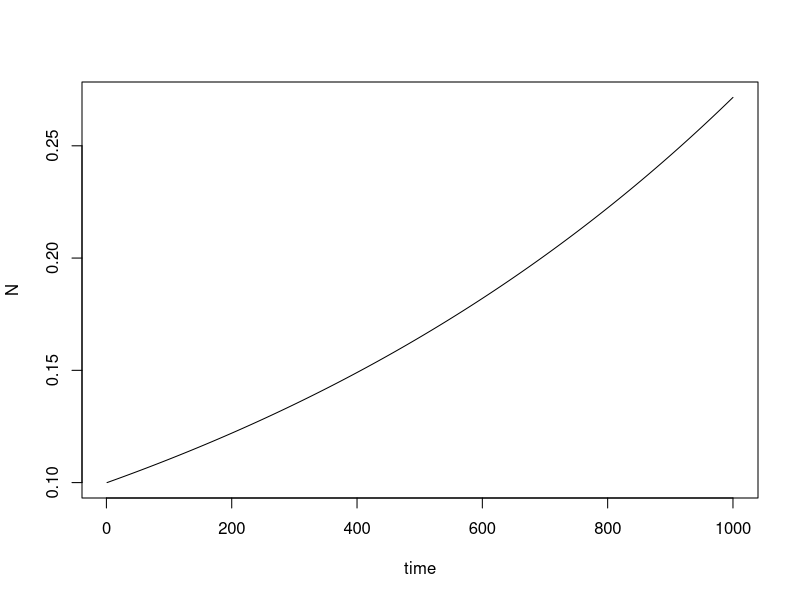
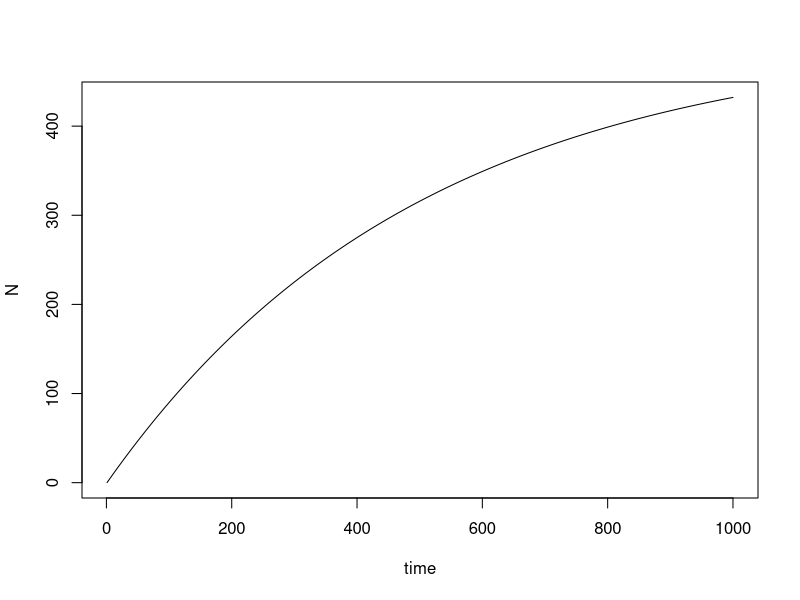
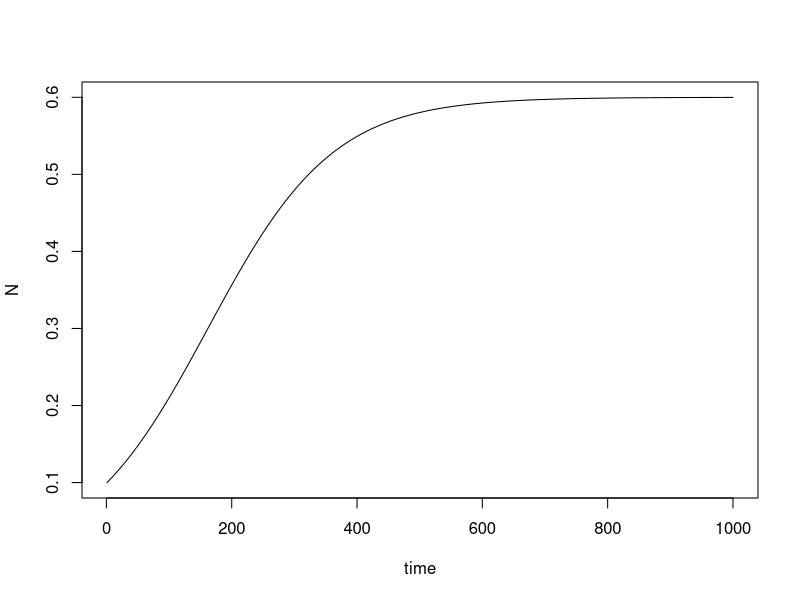

Generate these figures, in order, with R:
library(deSolve)

x.in <- c(N = 0.1)
t0 <- 1
tf <- 1000
times <- seq(t0, tf, 1)



# Model 1

model.ExpGrowth<-function(t, x, parms){
  dN = parms[1] * x[1]
  list(c(dN))
}

parms <- c(r = 0.001)
out <- as.data.frame(lsoda(x.in, times, model.ExpGrowth, parms))
plot(out$time, out$N, type = "l", xlab=c("time"), ylab=c("N"))






# Model 2

model.BathTub<-function(t, x, parms){with(as.list(parms),{
  dN = g - r * x[1]
  list(c(dN))
})
}
parms <- c(r = 0.002, g=1.0)
out <- as.data.frame(lsoda(x.in, times, model.BathTub, parms))
plot(out$time, out$N, type = "l", xlab=c("time"), ylab=c("N"))





# Model 3
parms <- c(r = 0.01, K = 0.6)
model.DensityDependant<-function(t, x, parms){
  dN = parms[1] * x[1] * ( 1 - x[1] / parms[2])
  list(c(dN))
}

out <- as.data.frame(lsoda(x.in, times, model.DensityDependant, parms))
plot(out$time, out$N, type = "l", xlab=c("time"), ylab=c("N"))
